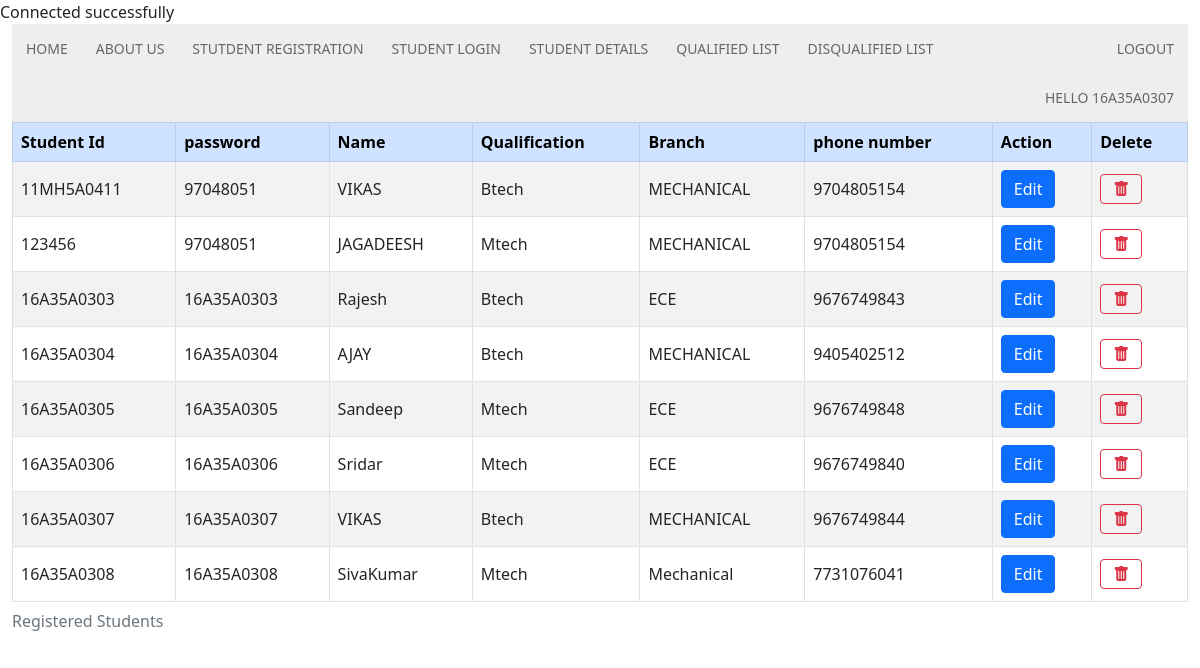
The page /Studentdetailscopy.php (signed in) on the database its author committed.
### tables this page shows
CREATE TABLE `student_registration` (
  `sid` varchar(20) NOT NULL,
  `pwd` varchar(20) NOT NULL,
  `sname` varchar(20) NOT NULL,
  `qualification` varchar(10) NOT NULL,
  `branch` varchar(20) NOT NULL,
  `phno` varchar(10) NOT NULL,
  `marks` int(3) DEFAULT NULL,
  `Role` int(1) NOT NULL
);

### Studentdetailscopy.php (the view, shortened to what this page needs)
<!doctype html>
<html lang="en">
  <head>
<link href="https://cdn.jsdelivr.net/npm/bootstrap@5.1.0/dist/css/bootstrap.min.css" rel="stylesheet">
<link rel="stylesheet" href="https://cdn.jsdelivr.net/npm/bootstrap-icons@1.5.0/font/bootstrap-icons.css">
<title>Student Details</title></head>
<body>
    <div class="container-fluid">
   <table border=1 cellspacing="0" cellpadding="5px" class="table table-striped table-bordered align-middle">
    <caption>Registered Students</caption>
   	<thead class="table-primary">
   		<tr>
   			<th>Student Id</th>
        <th>password</th>
   			<th>Name</th>
   			<th class=>Qualification</th>
   			<th>Branch</th>
   			<th>phone number</th>
   			<th>Action</th>
   			<th>Delete</th>
   		</tr>
   </thead>
 <?php
$result = mysqli_query($connection , "SELECT * FROM student_registration");
 while($row = mysqli_fetch_array($result, MYSQLI_NUM))
 {
echo "<tr><td>" . $row[0] . "</td><td>" . $row[1] . "</td><td>".$row[2]."</td><td>".$row[3]."</td><td>".$row[4]."</td><td>".$row[5]."</td>
<td><a href=edit.php?id=".$row[0]." class= 'btn btn-primary'>Edit</a></td><td><a class='btn btn-outline-danger' href=delete.php?id=".$row[0]."><i class='bi bi-trash-fill'></i></a></td></tr>";
}
echo "</table>";
?>
    </div>
</body>
</html>

### style.css (style rules this page uses)
nav { width:100%; margin:0; font-size: 14px; }
nav ul { background-color:#eee; overflow:hidden; margin:0; padding:0; }
ul.topnav li { list-style:none; float:left; }
ul.topnav li.topnav-right { float:right; }
ul.topnav li a, ul.topnav li span { display: block; text-decoration:none; min-height: 16px; padding:14px; text-transform: uppercase; color:#666; }
.content { background-color: rgba(255, 255, 255, 0.9); font-size: 20px ; min-height:100%; min-width:100%; }

### rows shown on the page
student_registration: sid "11MH5A0411", pwd "97048051", sname "VIKAS", qualification "Btech", branch "MECHANICAL", phno "9704805154"
student_registration: sid "123456", pwd "97048051", sname "JAGADEESH", qualification "Mtech", branch "MECHANICAL", phno "9704805154"
student_registration: sid "16A35A0303", pwd "16A35A0303", sname "Rajesh", qualification "Btech", branch "ECE", phno "9676749843"
student_registration: sid "16A35A0304", pwd "16A35A0304", sname "AJAY", qualification "Btech", branch "MECHANICAL", phno "9405402512"
student_registration: sid "16A35A0305", pwd "16A35A0305", sname "Sandeep", qualification "Mtech", branch "ECE", phno "9676749848"
student_registration: sid "16A35A0306", pwd "16A35A0306", sname "Sridar", qualification "Mtech", branch "ECE", phno "9676749840"
student_registration: sid "16A35A0307", pwd "16A35A0307", sname "VIKAS", qualification "Btech", branch "MECHANICAL", phno "9676749844"
student_registration: sid "16A35A0308", pwd "16A35A0308", sname "SivaKumar", qualification "Mtech", branch "Mechanical", phno "7731076041"
